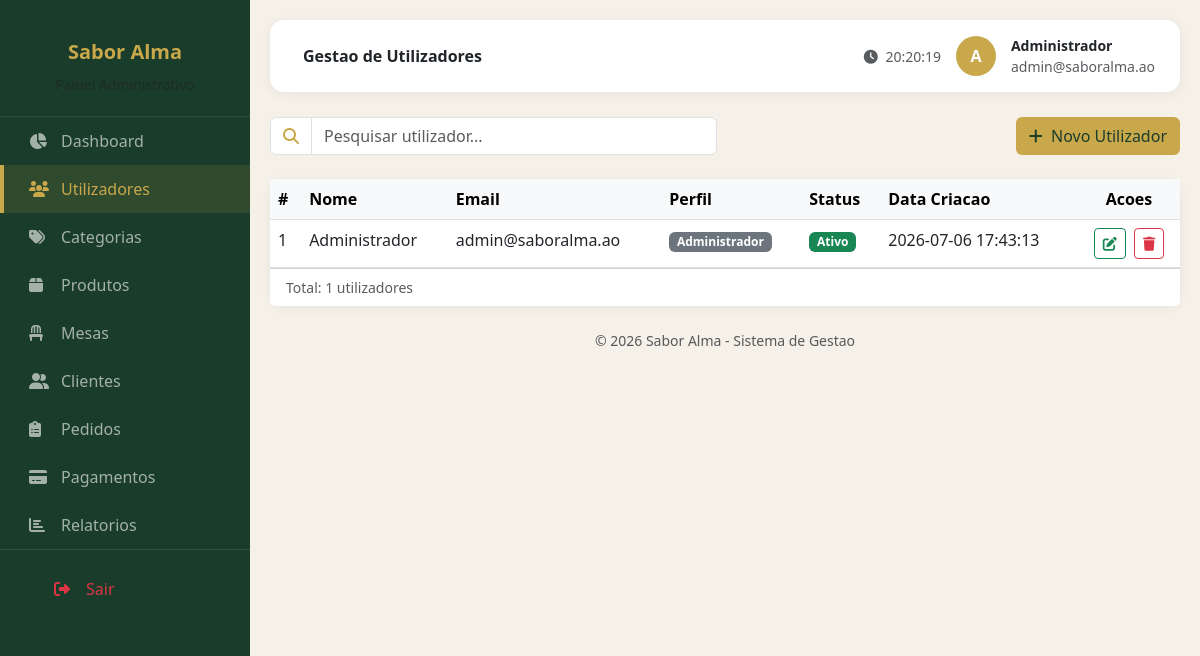
The page /views/admin/utilizadores.php (signed in) on the database its author committed.
### tables this page shows
CREATE TABLE utilizadores (
    id INT AUTO_INCREMENT PRIMARY KEY,
    perfil_id INT NOT NULL,
    nome VARCHAR(100) NOT NULL,
    email VARCHAR(150) NOT NULL UNIQUE,
    senha VARCHAR(255) NOT NULL,
    telefone VARCHAR(20),
    estado ENUM('Ativo', 'Inativo') NOT NULL DEFAULT 'Ativo',
    token_recuperacao VARCHAR(100),
    token_recuperacao_expira DATETIME,
    criado_em DATETIME NOT NULL DEFAULT CURRENT_TIMESTAMP,
    FOREIGN KEY (perfil_id) REFERENCES perfis(id) ON DELETE RESTRICT
);

CREATE TABLE perfis (
    id INT AUTO_INCREMENT PRIMARY KEY,
    nome VARCHAR(30) NOT NULL UNIQUE
);

### config/Sessao.php (called while the page is built, shortened)
<?php
class Sessao
{
    public static function utilizadorAtual(): ?array
    {
        return $_SESSION['utilizador'] ?? null;
    }
    public static function exigirPerfil(string ...$perfis): array
    {
        $utilizador = self::utilizadorAtual();
        return $utilizador;
    }
}

### config/Database.php (called while the page is built, shortened)
<?php
class Database
{
    private static ?PDO $conexao = null;
    public static function getConexao(): PDO
    {
        if (self::$conexao === null) {
            $config = require __DIR__ . '/config.php';
            $dsn = "mysql:host={$config['host']};dbname={$config['nome']};charset={$config['charset']}";
            self::$conexao = new PDO($dsn, $config['utilizador'], $config['senha'], [
                PDO::ATTR_ERRMODE => PDO::ERRMODE_EXCEPTION,
                PDO::ATTR_DEFAULT_FETCH_MODE => PDO::FETCH_ASSOC,
                PDO::ATTR_EMULATE_PREPARES => false,
            ]);
        }
        return self::$conexao;
    }
}

### models/Model.php (called while the page is built, shortened)
<?php
abstract class Model
{
    public function __construct()
    {
        $this->pdo = Database::getConexao();
    }
}

### models/UsuarioModel.php (called while the page is built, shortened)
<?php
require_once __DIR__ . '/Model.php';
class UsuarioModel extends Model
{
    public function todosComPerfil(): array
    {
        $sql = 'SELECT u.*, p.nome AS perfil_nome
                FROM utilizadores u
                JOIN perfis p ON p.id = u.perfil_id
                ORDER BY u.nome';
        return $this->pdo->query($sql)->fetchAll();
    }
}

### views/admin/utilizadores.php (the view, shortened to what this page needs)
<?php
$utilizadorLogado = Sessao::exigirPerfil("Administrador");
$usuarioModel = new UsuarioModel();
$lista = $usuarioModel->todosComPerfil();
?>
<!DOCTYPE html>
<html lang="pt">
<head>
    <link href="https://cdn.jsdelivr.net/npm/bootstrap@5.3.0/dist/css/bootstrap.min.css" rel="stylesheet">
    <link rel="stylesheet" href="https://cdnjs.cloudflare.com/ajax/libs/font-awesome/6.4.0/css/all.min.css">
    <link rel="stylesheet" href="../../assets/css/admin.css">
</head>
<body>
    <div class="sidebar" id="sidebar">
        <div class="logo">
            <h5 style="color: #c9a84c;">Sabor Alma</h5>
            <small class="text-muted">Painel Administrativo</small>
        </div>
        <nav>
            <a href="dashboard.php" class="menu-item"><i class="fas fa-chart-pie"></i> Dashboard</a>
            <a href="utilizadores.php" class="menu-item active"><i class="fas fa-users"></i> Utilizadores</a>
            <a href="categorias.php" class="menu-item"><i class="fas fa-tags"></i> Categorias</a>
            <a href="produtos.php" class="menu-item"><i class="fas fa-box"></i> Produtos</a>
            <a href="mesas.php" class="menu-item"><i class="fas fa-chair"></i> Mesas</a>
            <a href="clientes.php" class="menu-item"><i class="fas fa-user-friends"></i> Clientes</a>
            <a href="pedidos.php" class="menu-item"><i class="fas fa-clipboard-list"></i> Pedidos</a>
            <a href="pagamentos.php" class="menu-item"><i class="fas fa-credit-card"></i> Pagamentos</a>
            <a href="relatorios.php" class="menu-item"><i class="fas fa-chart-bar"></i> Relatorios</a>
        </nav>
        <div style="border-top: 1px solid rgba(255,255,255,0.1); padding: 15px 25px;">
            <a href="../cliente/login.php" class="menu-item text-danger" onclick="logout()">
                <i class="fas fa-sign-out-alt"></i> Sair
            </a>
        </div>
    </div>
    <div class="main-content">
        <div class="top-navbar">
            <div>
                <span class="fw-semibold ms-2">Gestao de Utilizadores</span>
            </div>
            <div class="user-info">
                <span class="text-muted small d-none d-md-inline">
                    <i class="fas fa-clock me-1"></i> <span id="relogio"></span>
                </span>
                <div class="avatar"><?= htmlspecialchars(strtoupper(substr($utilizadorLogado['nome'], 0, 1))) ?></div>
                <div class="d-none d-sm-block">
                    <div class="fw-semibold small"><?= htmlspecialchars($utilizadorLogado['nome']) ?></div>
                    <div class="text-muted small"><?= htmlspecialchars($utilizadorLogado['email']) ?></div>
                </div>
            </div>
        </div>
        <div class="row g-3 mb-4">
            <div class="col-md-6">
                <div class="input-group">
                    <span class="input-group-text bg-white"><i class="fas fa-search" style="color: #c9a84c;"></i></span>
                    <input type="text" class="form-control" id="pesquisaUtilizador" placeholder="Pesquisar utilizador..." onkeyup="filtrarUtilizadores()">
                </div>
            </div>
            <div class="col-md-6 text-md-end">
                <button class="btn" style="background: #c9a84c; color: #1a3c2a;" onclick="abrirModalUtilizador()">
                    <i class="fas fa-plus me-1"></i> Novo Utilizador
                </button>
            </div>
        </div>
        <div class="card card-dashboard p-0">
            <div class="table-responsive">
                <table class="table table-hover mb-0">
                    <thead class="table-light">
                        <tr>
                            <th>#</th>
                            <th>Nome</th>
                            <th>Email</th>
                            <th>Perfil</th>
                            <th>Status</th>
                            <th>Data Criacao</th>
                            <th class="text-center">Acoes</th>
                        </tr>
                    </thead>
                    <tbody id="tabelaUtilizadores">
                        <?php foreach ($lista as $i => $u): ?>
                            <tr>
                                <td><?= $i + 1 ?></td>
                                <td><?= htmlspecialchars($u['nome']) ?></td>
                                <td><?= htmlspecialchars($u['email']) ?></td>
                                <td><span class="badge bg-secondary"><?= htmlspecialchars($u['perfil_nome']) ?></span></td>
                                <td><span class="badge bg-<?= $u['estado'] === 'Ativo' ? 'success' : 'warning' ?>"><?= htmlspecialchars($u['estado']) ?></span></td>
                                <td><?= htmlspecialchars($u['criado_em']) ?></td>
                                <td class="text-center">
                                    <button type="button" class="btn btn-sm btn-outline-success me-1"
                                        onclick="editarUtilizador(this)"
                                        data-id="<?= $u['id'] ?>"
                                        data-nome="<?= htmlspecialchars($u['nome']) ?>"
                                        data-email="<?= htmlspecialchars($u['email']) ?>"
                                        data-perfil="<?= htmlspecialchars($u['perfil_nome']) ?>"
                                        data-estado="<?= htmlspecialchars($u['estado']) ?>">
                                        <i class="fas fa-edit"></i>
                                    </button>
                                    <button type="button" class="btn btn-sm btn-outline-danger" onclick="eliminarUtilizador(<?= $u['id'] ?>)">
                                        <i class="fas fa-trash"></i>
                                    </button>
                                </td>
                            </tr>
                        <?php endforeach; ?>
                    </tbody>
                </table>
            </div>
            <div class="card-footer bg-white d-flex justify-content-between">
                <span class="text-muted small" id="totalUtilizadores">Total: <?= count($lista) ?> utilizadores</span>
            </div>
        </div>
        <footer class="text-center text-muted small mt-4">&copy; 2026 Sabor Alma - Sistema de Gestao</footer>
    </div>
</body>
</html>

### assets/css/admin.css (style rules this page uses)
:root { --verde-escuro: #1a3c2a; --dourado: #c9a84c; --creme: #f5f0e8; }
* { margin: 0; padding: 0; box-sizing: border-box; }
body { font-family: 'Segoe UI', Tahoma, Geneva, Verdana, sans-serif; background: var(--creme); }
.sidebar { position: fixed; top: 0; left: 0; height: 100vh; width: 250px; background: var(--verde-escuro); padding: 20px 0; overflow-y: auto; z-index: 1000; transition: transform 0.3s ease; }
.sidebar .logo { text-align: center; padding: 20px; border-bottom: 1px solid rgba(255,255,255,0.1); }
.sidebar .logo h5 { color: var(--dourado); font-weight: 700; }
.sidebar .logo small { color: rgba(255,255,255,0.5); }
.sidebar .menu-item { display: flex; align-items: center; padding: 12px 25px; color: rgba(255,255,255,0.6); text-decoration: none; gap: 12px; transition: all 0.3s; border-left: 4px solid transparent; }
.sidebar .menu-item.active { background: rgba(201, 168, 76, 0.12); color: var(--dourado); border-left-color: var(--dourado); }
.sidebar .menu-item i { width: 20px; }
.sidebar .menu-item.text-danger { color: #dc3545 !important; }
.main-content { margin-left: 250px; padding: 20px; min-height: 100vh; transition: margin-left 0.3s ease; }
.top-navbar { background: white; padding: 15px 25px; border-radius: 14px; box-shadow: 0 2px 12px rgba(0,0,0,0.06); display: flex; justify-content: space-between; align-items: center; margin-bottom: 25px; }
.top-navbar .user-info { display: flex; align-items: center; gap: 15px; }
.top-navbar .avatar { width: 40px; height: 40px; border-radius: 50%; background: var(--dourado); color: white; display: flex; align-items: center; justify-content: center; font-weight: 700; }
.card-dashboard { border: none; border-radius: 16px; box-shadow: 0 2px 12px rgba(0,0,0,0.06); background: white; transition: all 0.3s; }

### rows shown on the page
utilizadores: nome "A", nome "Administrador", email "admin@saboralma.ao", perfil.nome "Administrador", estado "Ativo", criado_em "2026-07-06 17:43:13"

### other values the page prints
count($lista) "1"
